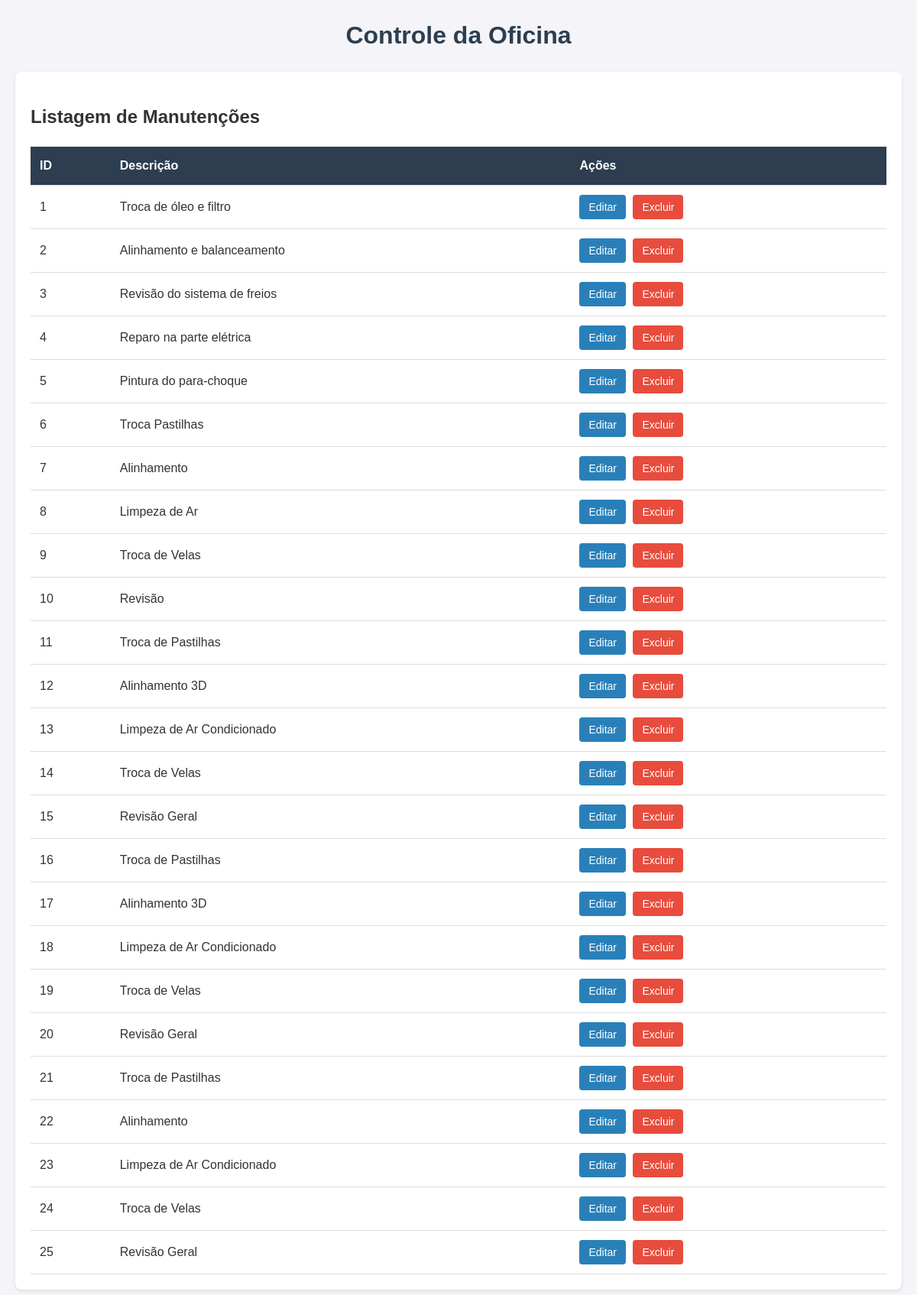
The page /listamanutencao.php on the database its author committed.
### tables this page shows
CREATE TABLE `manutencao` (
  `ManutencaoID` int(11) NOT NULL,
  `descricao` varchar(500) DEFAULT NULL,
  `CarroID` int(11) DEFAULT NULL
);

### listamanutencao.php (the view, shortened to what this page needs)
<?php
include_once 'conexao.php';
?>
<!DOCTYPE html>
<html lang="pt-br">
<head>
    <link rel="stylesheet" href="style.css">
</head>
<body>
    <h1>Controle da Oficina</h1>
    <section id="manutencao">
        <h2>Listagem de Manutenções</h2>
        <table>
            <thead>
                <tr>
                    <th>ID</th>
                    <th>Descrição</th>
                    <th>Ações</th>
                </tr>
            </thead>
            <tbody>
            <?php
            $sql_manut = "SELECT * FROM manutencao";
            $resultado_manut = $conn->query($sql_manut);
            if ($resultado_manut && $resultado_manut->num_rows > 0) {
                while($row = $resultado_manut->fetch_assoc()) {
                    echo "<tr>";
                    echo "<td>" . $row['ManutencaoID'] . "</td>";
                    echo "<td>" . $row['descricao'] . "</td>";
                    echo "<td>
                            <button id='editarmanut-" . $row['ManutencaoID'] . "'>Editar</button>
                            <button id='excluirmanut-" . $row['ManutencaoID'] . "'>Excluir</button>
                          </td>";
                    echo "</tr>";
                }
            } else {
                echo "<tr><td colspan='3'>Nenhuma manutenção encontrada ou erro na tabela.</td></tr>";
            }
            ?>
            </tbody>
        </table>
    </section>
</body>
</html>

### style.css (style rules this page uses)
body { font-family: Arial, sans-serif; line-height: 1.6; margin: 20px; background-color: #f4f4f9; color: #333; }
h1 { text-align: center; color: #2c3e50; }
section { background: #fff; padding: 20px; margin-bottom: 30px; border-radius: 8px; box-shadow: 0 2px 5px rgba(0,0,0,0.1); }
table { width: 100%; border-collapse: collapse; margin-top: 10px; }
th, td { padding: 12px; text-align: left; border-bottom: 1px solid #ddd; }
th { background-color: #2c3e50; color: white; }
button { padding: 8px 12px; border: none; border-radius: 4px; cursor: pointer; font-size: 14px; transition: opacity 0.2s; margin-right: 5px; }
[id^="editar"] { background-color: #2980b9; color: white; }
[id^="excluir"] { background-color: #e74c3c; color: white; }

### rows shown on the page
manutencao: ManutencaoID "1", descricao "Troca de óleo e filtro"
manutencao: ManutencaoID "2", descricao "Alinhamento e balanceamento"
manutencao: ManutencaoID "3", descricao "Revisão do sistema de freios"
manutencao: ManutencaoID "4", descricao "Reparo na parte elétrica"
manutencao: ManutencaoID "5", descricao "Pintura do para-choque"
manutencao: ManutencaoID "6", descricao "Troca Pastilhas"
manutencao: ManutencaoID "7", descricao "Alinhamento"
manutencao: ManutencaoID "8", descricao "Limpeza de Ar"
manutencao: ManutencaoID "9", descricao "Troca de Velas"
manutencao: ManutencaoID "10", descricao "Revisão"
manutencao: ManutencaoID "11", descricao "Troca de Pastilhas"
manutencao: ManutencaoID "12", descricao "Alinhamento 3D"
manutencao: ManutencaoID "13", descricao "Limpeza de Ar Condicionado"
manutencao: ManutencaoID "14", descricao "Troca de Velas"
manutencao: ManutencaoID "15", descricao "Revisão Geral"
manutencao: ManutencaoID "16", descricao "Troca de Pastilhas"
manutencao: ManutencaoID "17", descricao "Alinhamento 3D"
manutencao: ManutencaoID "18", descricao "Limpeza de Ar Condicionado"
manutencao: ManutencaoID "19", descricao "Troca de Velas"
manutencao: ManutencaoID "20", descricao "Revisão Geral"
manutencao: ManutencaoID "21", descricao "Troca de Pastilhas"
manutencao: ManutencaoID "22", descricao "Alinhamento"
manutencao: ManutencaoID "23", descricao "Limpeza de Ar Condicionado"
manutencao: ManutencaoID "24", descricao "Troca de Velas"
manutencao: ManutencaoID "25", descricao "Revisão Geral"
